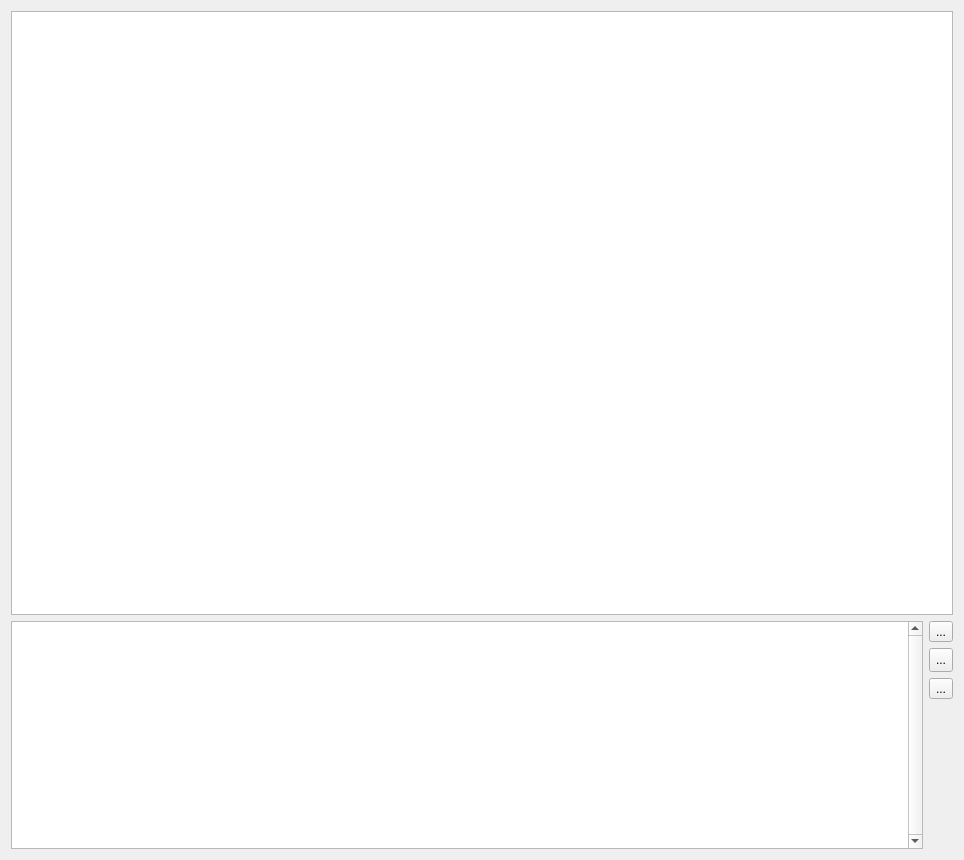
<?xml version="1.0" encoding="UTF-8"?>
<ui version="4.0">
 <class>tableplot_dl</class>
 <widget class="QDialog" name="tableplot_dl">
  <property name="geometry">
   <rect>
    <x>0</x>
    <y>0</y>
    <width>964</width>
    <height>860</height>
   </rect>
  </property>
  <property name="windowTitle">
   <string>Table and Plot</string>
  </property>
  <layout class="QGridLayout" name="gridLayout">
   <item row="0" column="0">
    <widget class="PlotWidget" name="plot_pw">
     <property name="backgroundBrush">
      <brush brushstyle="NoBrush">
       <color alpha="255">
        <red>255</red>
        <green>255</green>
        <blue>255</blue>
       </color>
      </brush>
     </property>
     <property name="foregroundBrush">
      <brush brushstyle="NoBrush">
       <color alpha="255">
        <red>252</red>
        <green>255</green>
        <blue>255</blue>
       </color>
      </brush>
     </property>
    </widget>
   </item>
   <item row="1" column="0">
    <layout class="QHBoxLayout" name="horizontalLayout">
     <item>
      <widget class="QTableWidget" name="table_ta">
       <property name="sizePolicy">
        <sizepolicy hsizetype="Expanding" vsizetype="Preferred">
         <horstretch>0</horstretch>
         <verstretch>0</verstretch>
        </sizepolicy>
       </property>
       <property name="minimumSize">
        <size>
         <width>0</width>
         <height>0</height>
        </size>
       </property>
       <property name="font">
        <font>
         <weight>50</weight>
         <bold>false</bold>
        </font>
       </property>
       <property name="verticalScrollBarPolicy">
        <enum>Qt::ScrollBarAlwaysOn</enum>
       </property>
       <property name="horizontalScrollBarPolicy">
        <enum>Qt::ScrollBarAsNeeded</enum>
       </property>
       <property name="editTriggers">
        <set>QAbstractItemView::NoEditTriggers</set>
       </property>
       <attribute name="horizontalHeaderVisible">
        <bool>true</bool>
       </attribute>
       <attribute name="horizontalHeaderCascadingSectionResizes">
        <bool>false</bool>
       </attribute>
       <attribute name="horizontalHeaderDefaultSectionSize">
        <number>80</number>
       </attribute>
       <attribute name="horizontalHeaderHighlightSections">
        <bool>true</bool>
       </attribute>
       <attribute name="horizontalHeaderMinimumSectionSize">
        <number>80</number>
       </attribute>
       <attribute name="horizontalHeaderStretchLastSection">
        <bool>true</bool>
       </attribute>
       <attribute name="verticalHeaderVisible">
        <bool>false</bool>
       </attribute>
      </widget>
     </item>
     <item>
      <layout class="QVBoxLayout" name="verticalLayout">
       <item>
        <widget class="QToolButton" name="save_btn">
         <property name="text">
          <string>...</string>
         </property>
         <property name="icon">
          <iconset>
           <normaloff>../../resources/img/save.png</normaloff>../../resources/img/save.png</iconset>
         </property>
         <property name="iconSize">
          <size>
           <width>24</width>
           <height>27</height>
          </size>
         </property>
        </widget>
       </item>
       <item>
        <widget class="QToolButton" name="copy_btn">
         <property name="minimumSize">
          <size>
           <width>24</width>
           <height>24</height>
          </size>
         </property>
         <property name="font">
          <font>
           <weight>50</weight>
           <bold>false</bold>
          </font>
         </property>
         <property name="text">
          <string>...</string>
         </property>
         <property name="icon">
          <iconset>
           <normaloff>../../resources/img/copy.png</normaloff>../../resources/img/copy.png</iconset>
         </property>
         <property name="iconSize">
          <size>
           <width>24</width>
           <height>24</height>
          </size>
         </property>
        </widget>
       </item>
       <item>
        <widget class="QToolButton" name="analysis_btn">
         <property name="text">
          <string>...</string>
         </property>
         <property name="icon">
          <iconset>
           <normaloff>../../resources/img/stats.png</normaloff>../../resources/img/stats.png</iconset>
         </property>
         <property name="iconSize">
          <size>
           <width>24</width>
           <height>24</height>
          </size>
         </property>
        </widget>
       </item>
       <item>
        <spacer name="verticalSpacer">
         <property name="orientation">
          <enum>Qt::Vertical</enum>
         </property>
         <property name="sizeType">
          <enum>QSizePolicy::Fixed</enum>
         </property>
         <property name="sizeHint" stdset="0">
          <size>
           <width>20</width>
           <height>150</height>
          </size>
         </property>
        </spacer>
       </item>
      </layout>
     </item>
    </layout>
   </item>
  </layout>
 </widget>
 <customwidgets>
  <customwidget>
   <class>PlotWidget</class>
   <extends>QGraphicsView</extends>
   <header>pyqtgraph</header>
  </customwidget>
 </customwidgets>
 <resources/>
 <connections/>
</ui>
